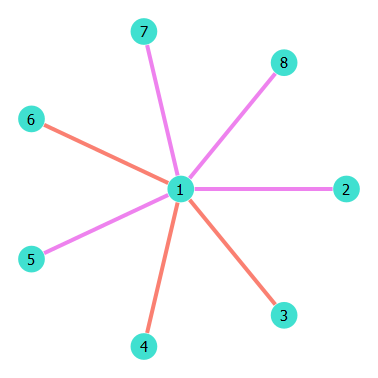

Write Julia code to recreate this figure.
using Markdown
using InteractiveUtils
using Graphs, Random, GraphPlot, Plots, Colors, GraphRecipes
using ITensors, ITensorMPS, LinearAlgebra
using Plots, JLD2

"""
Creates a weighted adjacency matrix for a star graph with N nodes Node 1 is the center.
"""
function weighted_star_adjmat(N::Int, σ::Float64; μ::Float64=1.0)
    A = zeros(Float64, N, N)
    if N < 2
        return A
    end
    for j in 2:N
        weight = (σ == 0.0) ? μ : (μ + σ * randn())
        A[1, j] = A[j, 1] = weight
    end
    return A
end

"""
Places node 1 at the center (0,0) and all other nodes in a circle around it.
"""
function star_layout(g::AbstractGraph)
    N = nv(g)
    locs_x = zeros(Float64, N)
    locs_y = zeros(Float64, N)
    
    locs_x[1] = 0.0
    locs_y[1] = 0.0
    
    num_outer = N - 1
    angles = range(0, 2π, length=num_outer + 1)[1:num_outer] 
    
    for (i, node_idx) in enumerate(2:N)
        locs_x[node_idx] = cos(angles[i])
        locs_y[node_idx] = sin(angles[i])
    end
    
    return (locs_x, locs_y)
end



N_nodes = 8
sigma = 0.02
mu = 1

adjmat = weighted_star_adjmat(N_nodes, sigma)
G = Graphs.SimpleGraph(adjmat)

# Create an N x N matrix initialized with a transparent color
edge_color_matrix = fill(colorant"transparent", N_nodes, N_nodes)

for edge in edges(G)
    i, j = src(edge), dst(edge)
    weight = adjmat[i, j]
    
    local color # Use local variable
    if weight > mu
        color = colorant"salmon" # > 1.0
    elseif weight < mu
        color = colorant"violet"  # < 1.0
    else
        color = colorant"grey" # 1.0
    end
    
    # Assign the color to the matrix for both directions
    edge_color_matrix[i, j] = color
    edge_color_matrix[j, i] = color
end

layout = star_layout(G)

node_labels = [string(i) for i in 1:N_nodes]

p = plot(
    G, 
    layout=star_layout,         
    nodelabel=node_labels,
    nodesize=0.3,
    fontsize=3,
    linewidth=2.0,
    edgecolor = edge_color_matrix  # Pass the new matrix here
) 

output_filename = joinpath(@__DIR__, "star_graph_plot.png")
savefig(p, output_filename)
println("Saved graph plot to $output_filename")